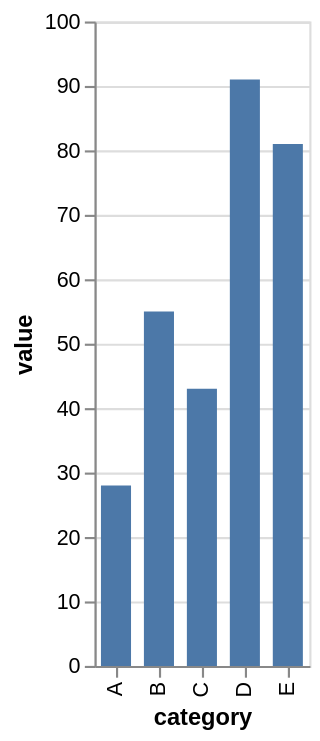

Here is the Vega-Lite specification saved for this chart:
### Vega-Lite specification from a JSON file in a GitHub repository (floating-point values rounded to 4 significant figures)
{"$schema": "https://vega.github.io/schema/vega-lite/v6.json", "data": {"values": [{"category": "A", "value": 28}, {"category": "B", "value": 55}, {"category": "C", "value": 43}, {"category": "D", "value": 91}, {"category": "E", "value": 81}]}, "description": "Explicit band scale with padding.", "encoding": {"x": {"field": "category", "scale": {"paddingInner": 0.3, "type": "band"}, "type": "nominal"}, "y": {"field": "value", "type": "quantitative"}}, "mark": "bar", "usermeta": {"eas": {"standin_ratio": 0.0233, "threshold": 0.05}}}
